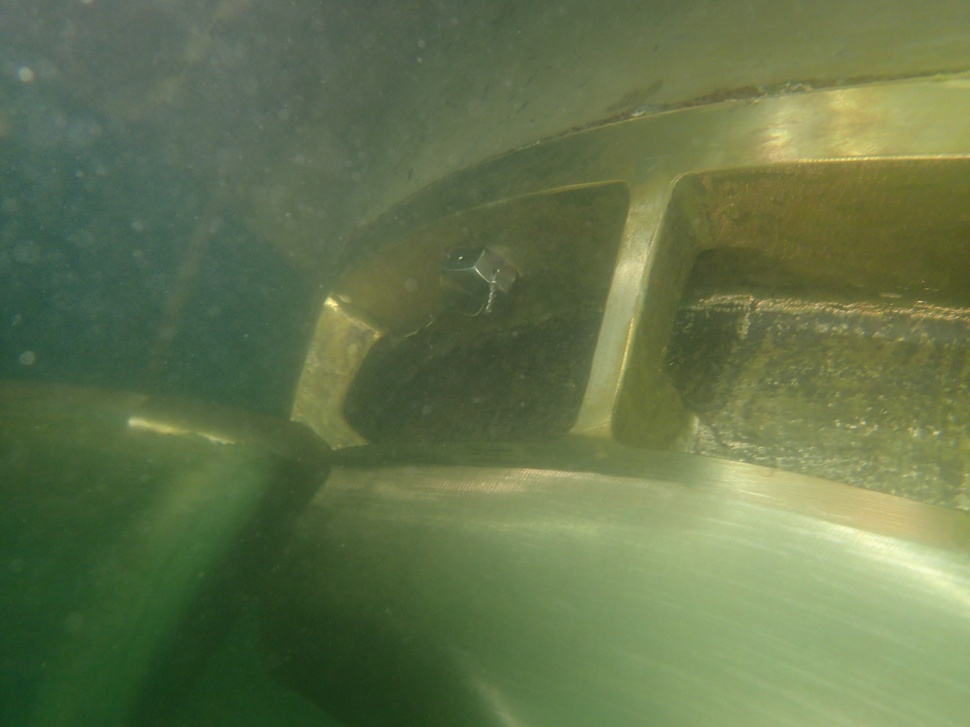
#> input picture dataset/raw/PC120073.jpg, 970 x 727 px, shrunk from 1920 x 1440 before the run
$ python -i app.py   (imports and definitions only)
#> lines starting #> are read from the running program, lines starting #| are printed output that depends on the picture
#> further down, picture is the input picture: PIL image 970x727 RGB; mean R, G, B 99.1, 115.2, 75.5
from PIL import Image, ImageStat, ImageFilter, ImageOps
from matplotlib import pyplot as plt
import numpy as np
import streamlit as st

# [134 lines left out: functions detect_color_cast, compensate_RB, gray_world, sharpen, not called in this run]

def hsv_global_equalization(image):
    """
    Perform global histogram equalization in HSV color space
    """
    # Convert to HSV
    hsv_image = image.convert('HSV')
#> hsv_image: PIL image 970x727 HSV; mean H, S, V 64, 92.8, 115.5

    # Split channels
    h, s, v = hsv_image.split()
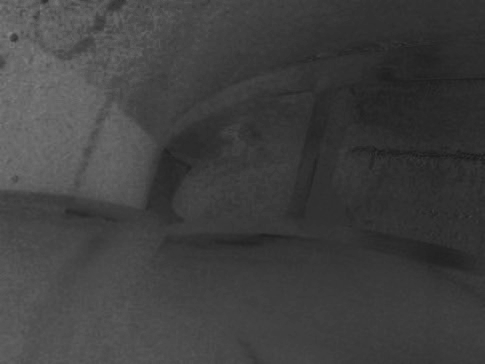
#> h: PIL image 970x727 L (shown at 1/2 size); min 26, max 131, mean 64
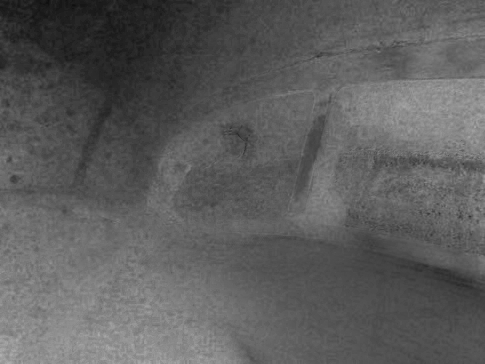
#> s: PIL image 970x727 L (shown at 1/2 size); min 11, max 178, mean 92.8
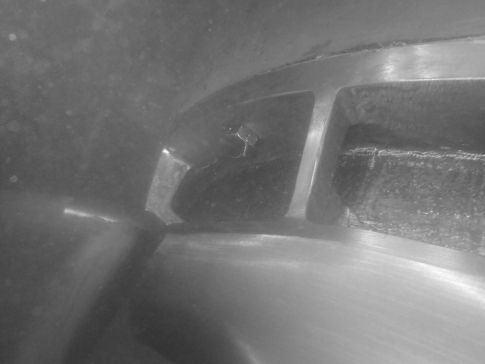
#> v: PIL image 970x727 L (shown at 1/2 size); min 49, max 255, mean 115.5

    # Equalize value channel
    v_eq = ImageOps.equalize(v)
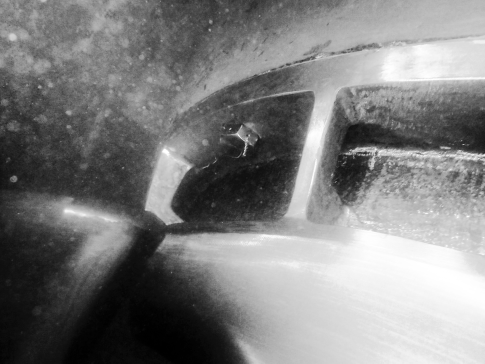
#> v_eq: PIL image 970x727 L (shown at 1/2 size); min 0, max 255, mean 126.1

    # Merge channels
    hsv_eq = Image.merge('HSV', (h, s, v_eq))
#> hsv_eq: PIL image 970x727 HSV; mean H, S, V 64, 92.8, 126.1

    # Convert back to RGB
    return hsv_eq.convert('RGB')
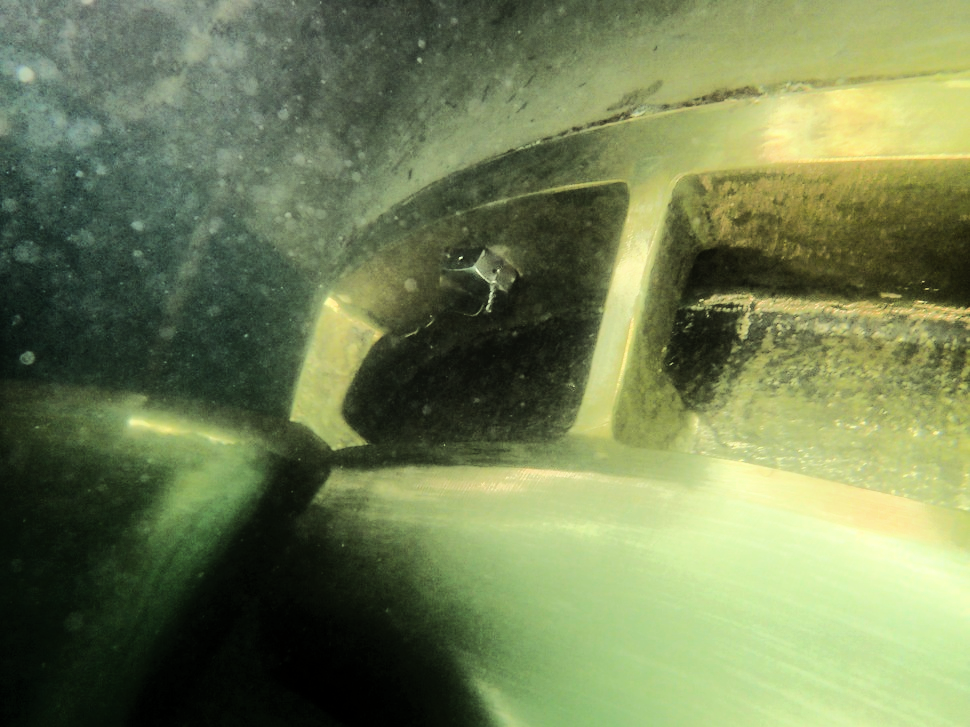
#> returned value: PIL image 970x727 RGB; mean R, G, B 112.3, 125.6, 83.7

# [349 lines left out: functions average_fusion, pca_fusion, combined_fusion, display_color_analysis, underwater_image_enhancement, main, not called in this run]

# [2 lines not run here, left out]

>>> from PIL import Image
>>> picture = Image.open('dataset/raw/PC120073.jpg')
>>> result = hsv_global_equalization(picture)

$ run again, on dataset/raw/Img2.png
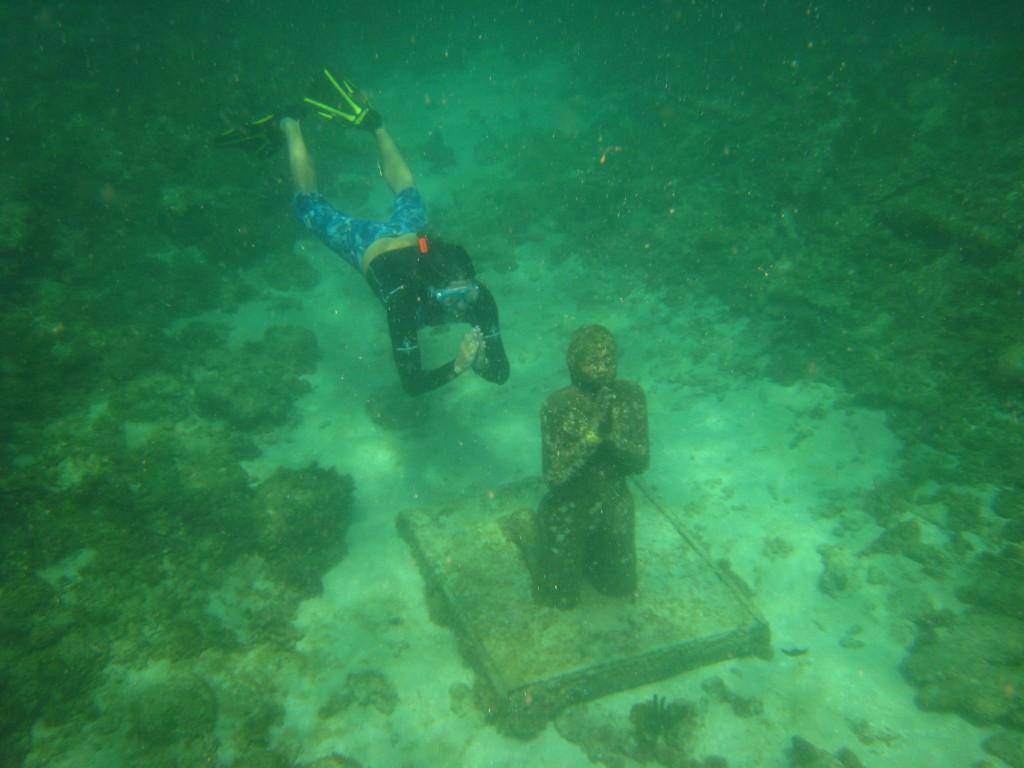
#> input picture dataset/raw/Img2.png, 1024 x 768 px
#> picture is the input picture: PIL image 1024x768 RGB; mean R, G, B 44.7, 129.1, 78.9
#> hsv_image: PIL image 1024x768 HSV; mean H, S, V 101.3, 171.5, 129.1
#> in hsv_global_equalization, `v_eq = ImageOps.equalize(v)`:
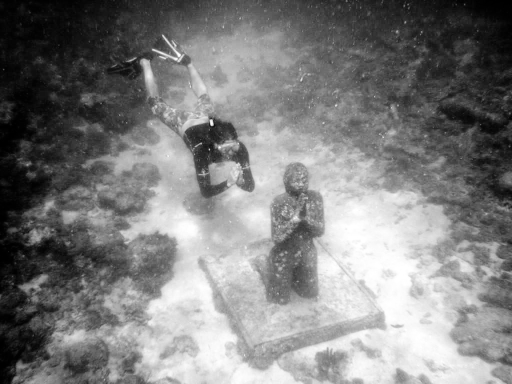
#> v_eq: PIL image 1024x768 L (shown at 1/2 size); min 0, max 255, mean 126.5
#> hsv_eq: PIL image 1024x768 HSV; mean H, S, V 101.3, 171.5, 126.5
#> in hsv_global_equalization, `return hsv_eq.convert('RGB')`:
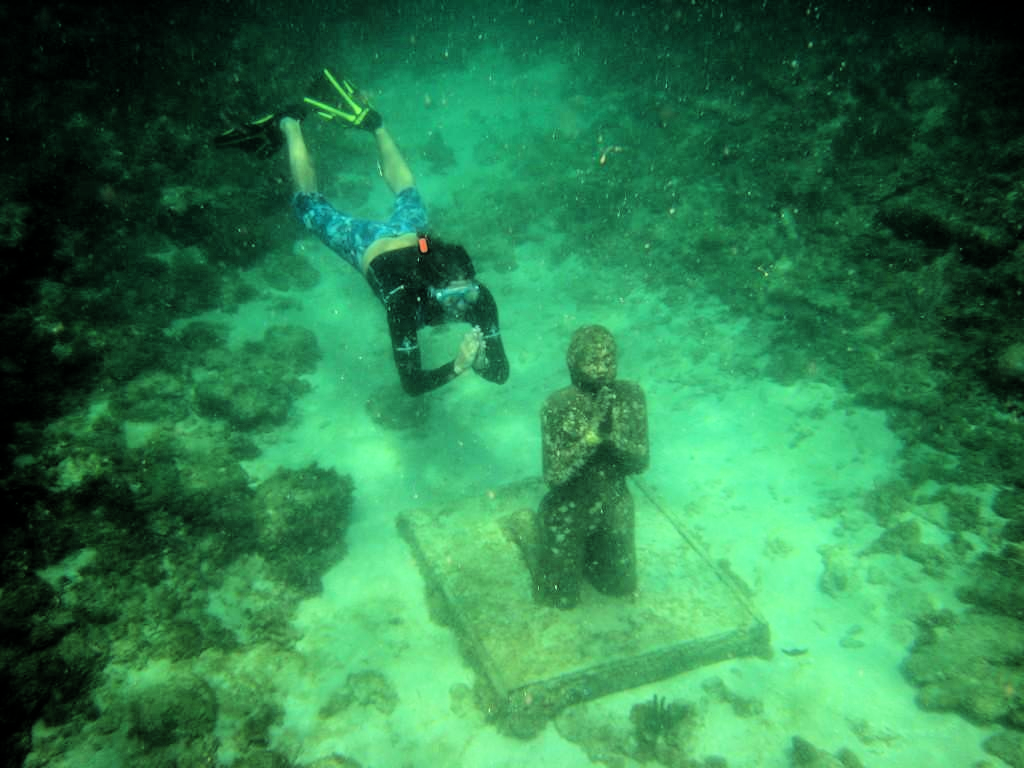
#> returned value: PIL image 1024x768 RGB; mean R, G, B 47, 126.4, 77.2

$ run again, on dataset/raw/Img3.png
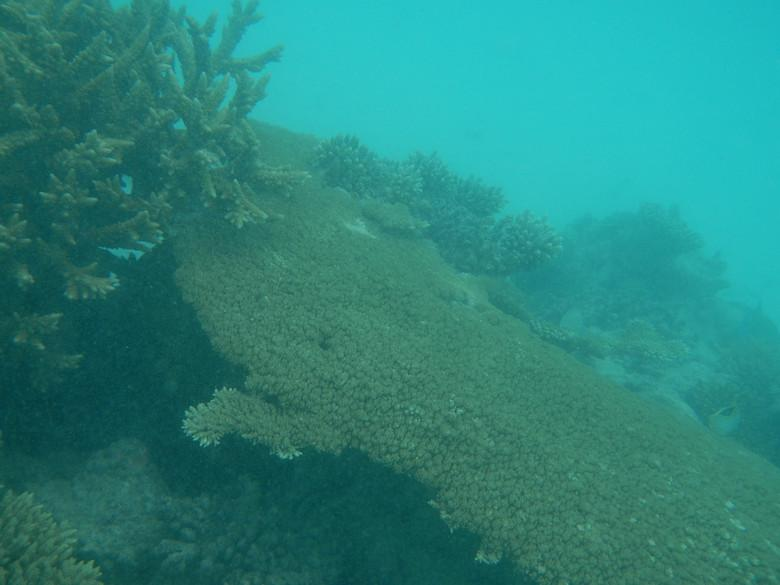
#> input picture dataset/raw/Img3.png, 780 x 585 px
#> picture is the input picture: PIL image 780x585 RGB; mean R, G, B 40.4, 133.3, 124.5
#> hsv_image: PIL image 780x585 HSV; mean H, S, V 121.6, 176.1, 133.7
#> in hsv_global_equalization, `v_eq = ImageOps.equalize(v)`:
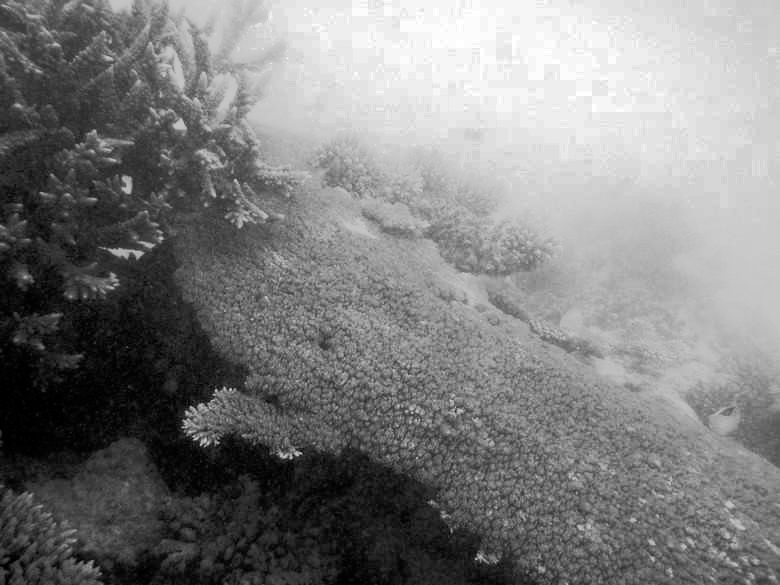
#> v_eq: PIL image 780x585 L; min 0, max 255, mean 126.1
#> hsv_eq: PIL image 780x585 HSV; mean H, S, V 121.6, 176.1, 126.1
#> in hsv_global_equalization, `return hsv_eq.convert('RGB')`:
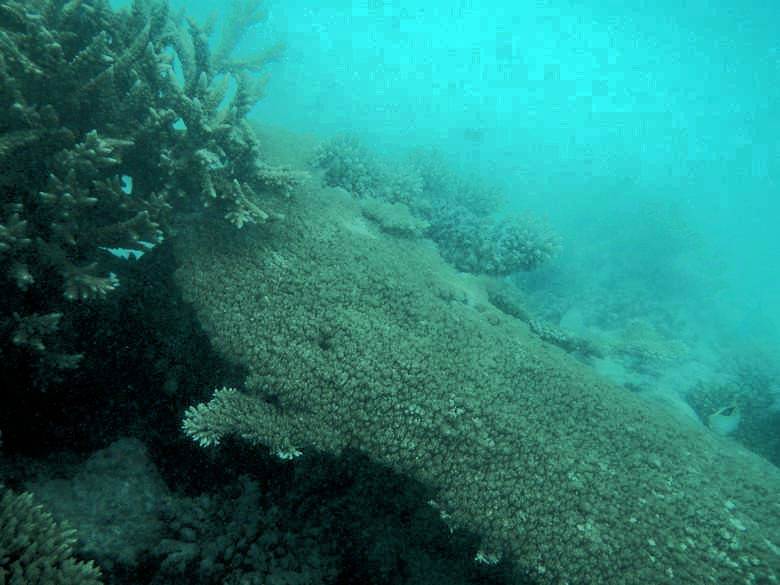
#> returned value: PIL image 780x585 RGB; mean R, G, B 38.5, 125.9, 117.3
